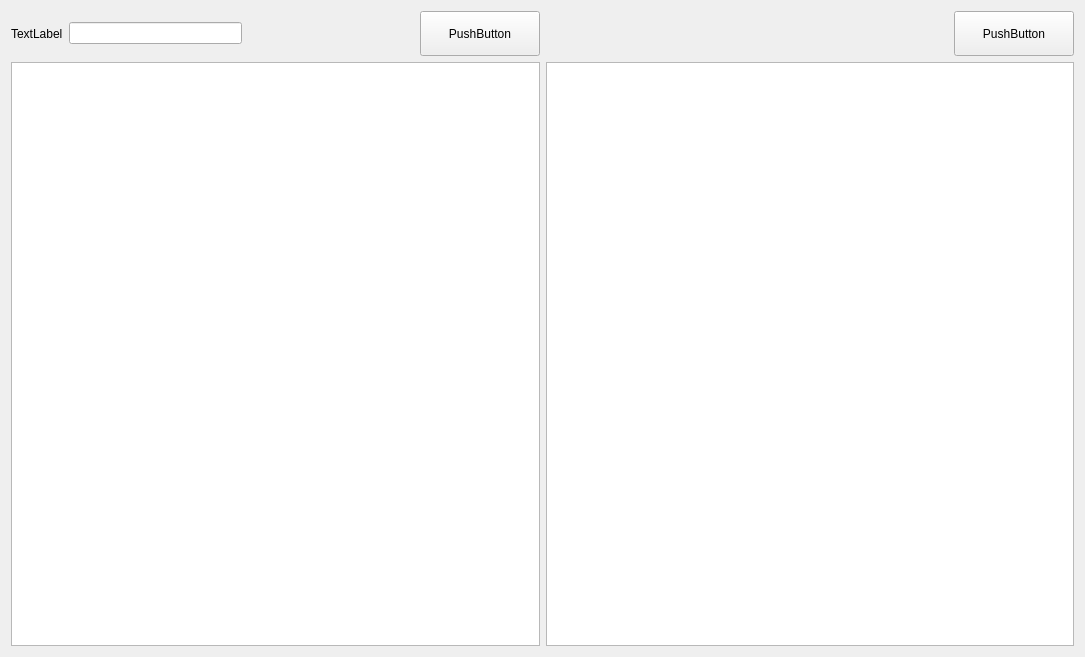
<?xml version="1.0" encoding="UTF-8"?>
<ui version="4.0">
    <class>Form</class>
    <widget class="QWidget" name="Form">
        <property name="geometry">
            <rect>
                <x>0</x>
                <y>0</y>
                <width>1085</width>
                <height>657</height>
            </rect>
        </property>
        <property name="windowTitle">
            <string>Form</string>
        </property>
        <layout class="QHBoxLayout" name="horizontalLayout_4">
            <item>
                <layout class="QHBoxLayout" name="horizontalLayout_3">
                    <item>
                        <layout class="QVBoxLayout" name="verticalLayout">
                            <item>
                                <layout class="QHBoxLayout" name="horizontalLayout">
                                    <item>
                                        <widget class="QLabel" name="HexSplitTips">
                                            <property name="text">
                                                <string>TextLabel</string>
                                            </property>
                                        </widget>
                                    </item>
                                    <item>
                                        <widget class="QLineEdit" name="HexSplitBox"/>
                                    </item>
                                    <item>
                                        <spacer name="horizontalSpacer">
                                            <property name="orientation">
                                                <enum>Qt::Horizontal</enum>
                                            </property>
                                            <property name="sizeHint" stdset="0">
                                                <size>
                                                    <width>40</width>
                                                    <height>20</height>
                                                </size>
                                            </property>
                                        </spacer>
                                    </item>
                                    <item>
                                        <widget class="QPushButton" name="HexEncodeButton">
                                            <property name="minimumSize">
                                                <size>
                                                    <width>120</width>
                                                    <height>45</height>
                                                </size>
                                            </property>
                                            <property name="maximumSize">
                                                <size>
                                                    <width>120</width>
                                                    <height>45</height>
                                                </size>
                                            </property>
                                            <property name="text">
                                                <string>PushButton</string>
                                            </property>
                                        </widget>
                                    </item>
                                </layout>
                            </item>
                            <item>
                                <widget class="QTextEdit" name="HexTextBox"/>
                            </item>
                        </layout>
                    </item>
                    <item>
                        <layout class="QVBoxLayout" name="verticalLayout_2">
                            <item>
                                <layout class="QHBoxLayout" name="horizontalLayout_2">
                                    <item>
                                        <spacer name="horizontalSpacer_2">
                                            <property name="orientation">
                                                <enum>Qt::Horizontal</enum>
                                            </property>
                                            <property name="sizeHint" stdset="0">
                                                <size>
                                                    <width>40</width>
                                                    <height>20</height>
                                                </size>
                                            </property>
                                        </spacer>
                                    </item>
                                    <item>
                                        <widget class="QPushButton" name="HexDecodeButton">
                                            <property name="minimumSize">
                                                <size>
                                                    <width>120</width>
                                                    <height>45</height>
                                                </size>
                                            </property>
                                            <property name="maximumSize">
                                                <size>
                                                    <width>120</width>
                                                    <height>45</height>
                                                </size>
                                            </property>
                                            <property name="text">
                                                <string>PushButton</string>
                                            </property>
                                        </widget>
                                    </item>
                                </layout>
                            </item>
                            <item>
                                <widget class="QTextEdit" name="HexCipherBox"/>
                            </item>
                        </layout>
                    </item>
                </layout>
            </item>
        </layout>
    </widget>
    <resources/>
    <connections/>
</ui>
